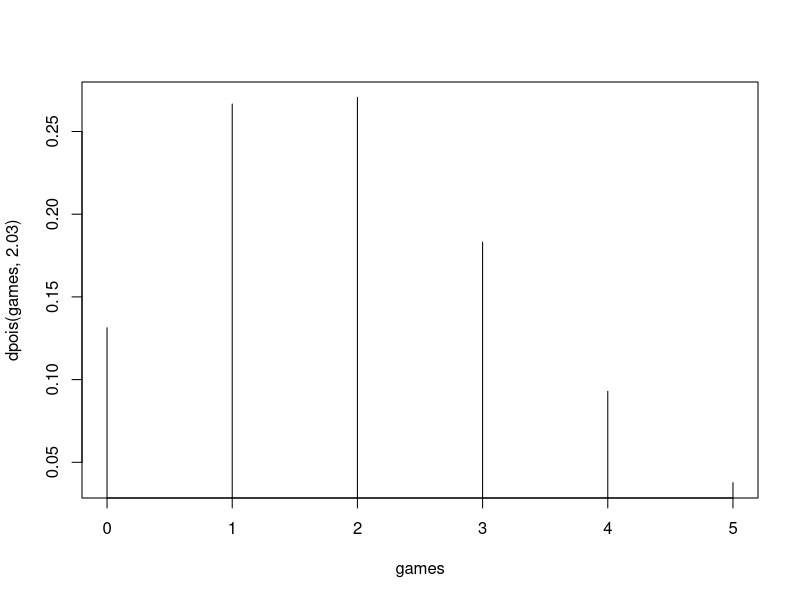
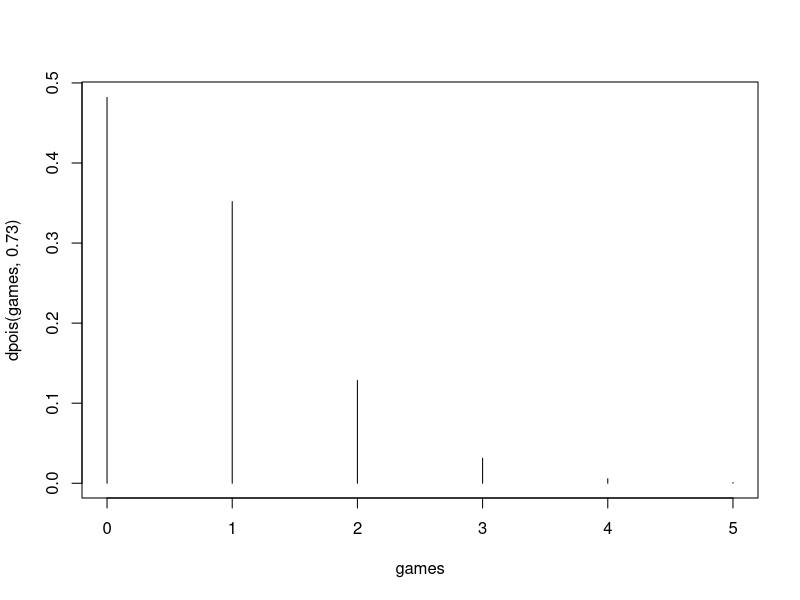

The R script that drew these images, in order:
## ---- chunk 1
knitr::opts_chunk$set(echo = TRUE)
## ---- chunk 2
library(tidyverse)

wc_forecasts <- read_csv("data/world-cup-2018/wc_forecasts.csv")
wc_matches <- read_csv("data/world-cup-2018/wc_matches.csv")
## ---- chunk 3
games <- 0:5
plot(games, dpois(games, 2.03), type = "h")
russiawin <- dpois(games, 2.03)
## ---- chunk 4
plot(games, dpois(games, 0.73), type = "h")
saudiwin <- dpois(games, 0.73)
## ---- chunk 5
# predicting the probabilities that Russia will score 0:5 goals
russiawin <- dpois(0:5, wc_matches$proj_score1[1])

# predicting the probabilities that Saudi Arabia will score 0:5 goals
saudiwin <- dpois(0:5, wc_matches$proj_score2[1])
## ---- chunk 6
# Turning the probabilities into matrices
russiamatrix <- matrix(russiawin, nrow = 1, ncol = 6)
saudimatrix <- matrix(saudiwin, nrow = 6, ncol = 1)

# Multiplying the matrices to get a 6x6 matrix with probabilities
# that each team will score that amount of goals, from which 
# we can get the probability that each team will win
probmatrix <- saudimatrix %*% russiamatrix 

# I transposed this because using as.vector went down the columns, except I wanted
# to go across the rows first
probmatrix_t <- t(probmatrix)

# With the transposed matrix, I wanted to create a vector, and then use cumsum()
# to get the cumulative sum
probvector <- as.vector(probmatrix, mode = "numeric")
cumprob <- cumsum(probvector)
cumprobmatrix <- matrix(cumprob, nrow = 6, ncol = 6, byrow = TRUE)

rowindices <- row(cumprobmatrix)
rowvector <- as.vector(rowindices, mode = "numeric")

colindices <- col(cumprobmatrix)
colvector <- as.vector(colindices, mode = "numeric")

probindextib <- tibble(rowvector, colvector, cumprob)

# generate a random uniform value
prob_index <- runif(1, 0, 1)

# find out which values fall above that probability
which_index <- which(cumprobmatrix >= prob_index)

# single out the first index, and determine if that would be a win, loss, or draw,
# and for which team
index_sim <- which_index[1]

probindextib %>% slice(index_sim)

lower.tri(cumprobmatrix, diag = FALSE)
upper.tri(cumprobmatrix, diag = FALSE)
diag(cumprobmatrix)



# team1_index_win <- c(2:6, 9:12, 16:18, 23:24, 30)
# index_draw <- c(1, 8, 15, 22, 29, 36)
# team2_index_win <- c(7, 13:14, 19:21, 25:28, 31:35)

# create team1point and team2points x
# pull()
# mutate first
# iterate one matchup, and then iterate for all of the teams
# send an email when I push, figure out iterating for one matchup for Tuesday
# make a function where you return a single value where the team
# replicate something in purrr
# modern data science with R 7.3 map()

probindextib <- probindextib %>% mutate(result = case_when(
  rowvector > colvector ~ "Team 1 Wins",
  rowvector == colvector ~ "Draw",
  rowvector < colvector ~ "Team 2 Wins"
))

probindextib$result[index_sim]

probindextib <- probindextib %>% 
  mutate(team1points = case_when(result == "Draw" ~ 1,
                                                result == "Team 1 Wins" ~ 3,
                                                result == "Team 2 Wins" ~ 0)) %>%
  mutate(team2points = case_when(result == "Draw" ~ 1,
                                                result == "Team 2 Wins" ~ 3,
                                                result == "Team 1 Wins" ~ 0))
## ---- chunk 7
proj_score1 <- 4
proj_score2 <- 0.1
prediction <- function(proj_score1, proj_score2) {
  goals <- 0:10
  # predicting the probabilities that team1 will score 0:10 goals
  team1goals <- dpois(goals, proj_score1)

  # predicting the probabilities that team2 will score 0:10 goals
  team2goals <- dpois(goals, proj_score2)
  
  # Turning the probabilities into matrices
  team1goals_matrix <- matrix(team1goals, nrow = 1, ncol = 11)
  team2goals_matrix <- matrix(team2goals, nrow = 11, ncol = 1)
  
  # Multiplying the matrices to get an 11x11 matrix with probabilities
  # that each team will score that amount of goals, from which 
  # we can get the probability that each team will win
  goalsprobmatrix <- team2goals_matrix %*% team1goals_matrix
  
  # I transposed this because using as.vector went down the columns, except I wanted
  # to go across the rows first
  #goalsprobmatrix_t <- t(goalsprobmatrix)
  
  # With the transposed matrix, I wanted to create a vector, and then use cumsum()
  # to get the cumulative sum
  goalsprobvector <- as.vector(t(goalsprobmatrix), mode = "numeric")
  cumprobmatrix <- matrix(cumsum(goalsprobvector), nrow = 11, ncol = 11, byrow = TRUE)
  cumprob <- as.vector(t(cumprobmatrix), mode = "numeric")
  
  rowindices <- row(cumprobmatrix)
  rowvector <- as.vector(rowindices, mode = "numeric")

  colindices <- col(cumprobmatrix)
  colvector <- as.vector(colindices, mode = "numeric")

  probindextib <- tibble(rowvector, colvector, cumprob)

  # generate a random uniform value
  prob_index <- runif(1, 0, 1)
  
  # find out which values fall above that probability
  which_index <- which(cumprob >= prob_index)

  # single out the first index, and determine if that would be a win, loss, or draw,
  # and for which team
  index_sim <- which_index[1]
  
  probindextib <- probindextib %>% mutate(result = case_when(
  rowvector > colvector ~ "Team 1 Wins",
  rowvector == colvector ~ "Draw",
  rowvector < colvector ~ "Team 2 Wins"))
  
  # add in summing up the number of points for each team
  
  return(probindextib$result[index_sim])
}

#prediction(proj_score1 = 2.03, proj_score2 = 0.73) :: map()
#times <- 1:10
#match1pred <- purrr::map(times, prediction(proj_score1 = 2.03, proj_score2 = 0.73))
##purrr::map(1:10, ~ prediction(proj_score1 = 2.03, proj_score2 = 0.73))
proj_score1 = 1; proj_score2 = 2
match1rep <- tibble(outcome = replicate(n = 1000, prediction(proj_score1, proj_score2)))
match1rep <- match1rep %>% group_by(outcome) %>% 
  summarise(total = n()) %>% 
  mutate(prop = total / 1000)


wc_iter <- wc_matches |> select(proj_score1, proj_score2, everything()) |> slice(1:48)
wc_iter

niter <- 10

results_mat <- matrix(NA, nrow = nrow(wc_iter), ncol = 3)





proj_score1list <- list(wc_matches$proj_score1)

for (i in 1:2) {
 results_vec <- purrr::map(1:niter, ~ prediction(proj_score1 = wc_iter[i, ] |> pull(proj_score1), proj_score2 = wc_iter[i, ] |> pull(proj_score2))) |>
  unlist()
 
 results_mat[i] <- tibble(outcome = results_vec) |> group_by(outcome) |>
  summarise(total = n()) |>
  mutate(prop = total / niter)
}


results_mat[1]
map(1:1000, ~ prediction(proj_score1 = 2.03, proj_score2 = 0.73)) |>
  unlist()
